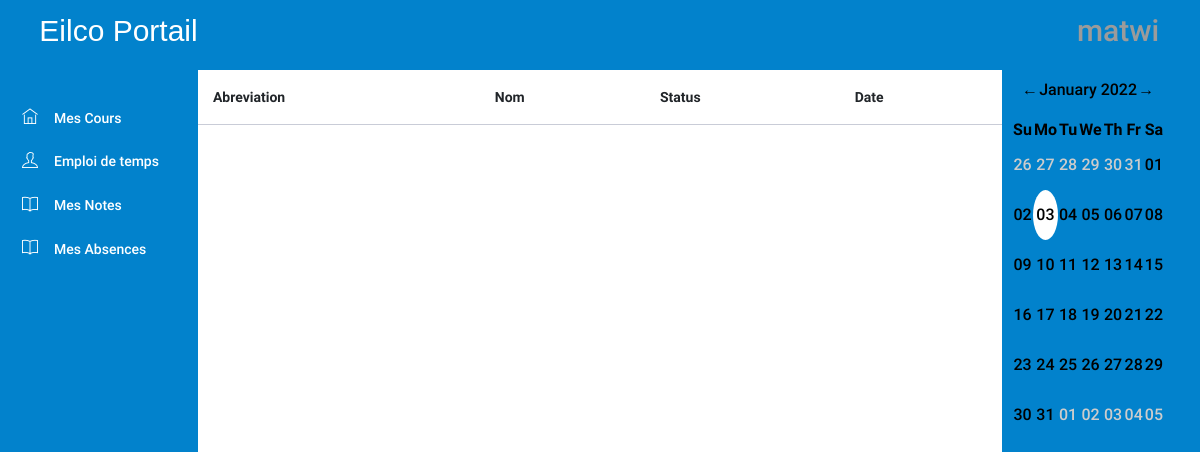
Before: /PL/pages/student/absence.php (signed in) with the older database file.
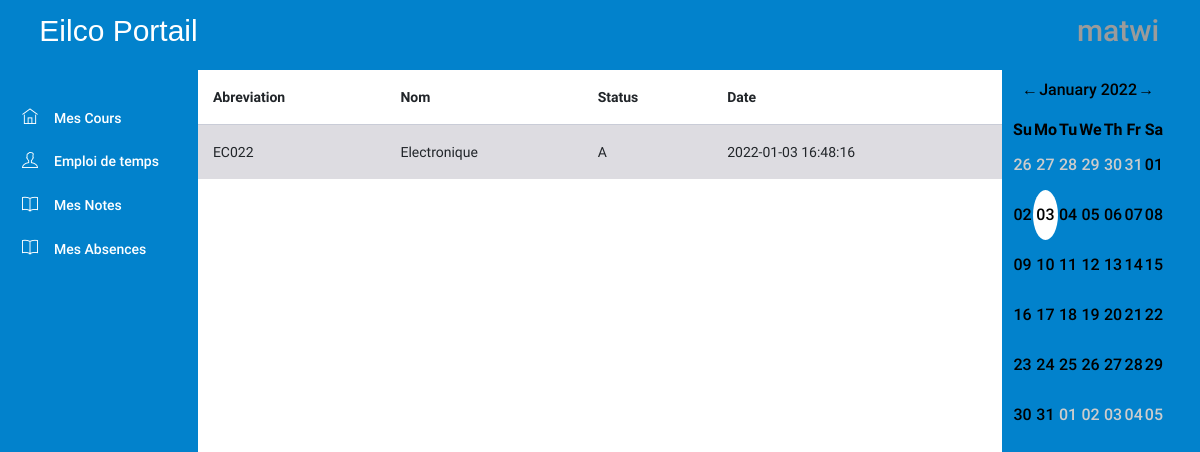
After: the same page with the newer database file.
### tables this page shows
CREATE TABLE `presence` (
  `etudiant_id` int NOT NULL,
  `cours_id` int NOT NULL,
  `status` char(1) NOT NULL,
  `date` datetime NOT NULL DEFAULT CURRENT_TIMESTAMP,
  KEY `etudiant_idx` (`etudiant_id`),
  KEY `cours_idx` (`cours_id`),
  CONSTRAINT `cour_presence` FOREIGN KEY (`cours_id`) REFERENCES `cours` (`idcours`) ON DELETE CASCADE ON UPDATE CASCADE,
  CONSTRAINT `etudiant_presence` FOREIGN KEY (`etudiant_id`) REFERENCES `users` (`iduser`) ON DELETE CASCADE ON UPDATE CASCADE
);

CREATE TABLE `cours` (
  `idcours` int NOT NULL AUTO_INCREMENT,
  `nom` varchar(45) NOT NULL,
  `abreviation` varchar(45) NOT NULL,
  `prof_id` int NOT NULL,
  `credits` int NOT NULL,
  `formation_id` int NOT NULL,
  PRIMARY KEY (`idcours`),
  KEY `prof_idx` (`prof_id`),
  KEY `classe_cour_idx` (`formation_id`),
  CONSTRAINT `formation_cour` FOREIGN KEY (`formation_id`) REFERENCES `formation` (`idformation`) ON DELETE CASCADE ON UPDATE CASCADE,
  CONSTRAINT `prof_cour` FOREIGN KEY (`prof_id`) REFERENCES `users` (`iduser`) ON DELETE CASCADE ON UPDATE CASCADE
);

### DAL/userRepository.php (called while the page is built, shortened)
<?php
require_once(__DIR__ . "/../DTO/presence.php");
function getAttendence($student_id)
{
    $conn = openConnection();
    $presences = null;
    $query = "SELECT * from presence where etudiant_id=?;";
    $stmt = $conn->prepare($query);
    $stmt->bind_param("i", $student_id);
    $stmt->execute();
    $result = $stmt->get_result();
    if (mysqli_num_rows($result) == false) {
        return null;
    }
    $i = 0;
    while ($row = mysqli_fetch_array($result)) {
        $presence = new presence();
        $presence->setCourId($row["cours_id"]);
        $presence->setEtudiantId($row["etudiant_id"]);
        $presence->setStatus($row["status"]);
        $presence->setDate($row["date"]);
        $presences[$i] = $presence;
        $i++;
    }
    return $presences;
}

### BLL/usersManager.php (called while the page is built, shortened)
<?php
require(__DIR__ . "/../DAL/userRepository.php");
function getPresence($student_id)
{
    return getAttendence($student_id);
}

### DAL/coursRepository.php (called while the page is built, shortened)
<?php
require_once(__DIR__ . "/../DTO/cour.php");
function getCoursId($cour_id)
{
    $conn = openConnection();
    $cour = null;
    $query = "select * from cours where idcours=?;";
    $stmt = $conn->prepare($query);
    $stmt->bind_param("i", $cour_id);
    $stmt->execute();
    $result = $stmt->get_result();
    if ($row = mysqli_fetch_array($result)) {
        $cour = new cour();
        $cour->setId($row["idcours"]);
        $cour->setNom($row["nom"]);
        $cour->setAbreviation($row["abreviation"]);
        $cour->setProf_id($row["prof_id"]);
        $cour->setFormation_id($row["formation_id"]);
        $cour->setNb_credits($row["credits"]);
    }
    return $cour;
}

### BLL/coursManager.php (called while the page is built, shortened)
<?php
require(__DIR__."/../DAL/coursRepository.php");
function getCoursbyId($cour_id)
{
    return getCoursId($cour_id);
}
?>

### DTO/cour.php (called while the page is built, shortened)
<?php
class cour{
    private $nom;
    private $abreviation;
    public function getNom() {
        return $this->nom;
    }
    public function setNom($nom) {
        $this->nom = $nom;
    }
    public function getAbreviation() {
        return $this->abreviation;
    }
    public function setAbreviation($abreviation) {
        $this->abreviation = $abreviation;
    }
}
?>

### DTO/presence.php (called while the page is built, shortened)
<?php
class presence
{
    private $status;
    private $date;
    public function getStatus()
    {
        return $this->status;
    }
    public function setStatus($status)
    {
        $this->status = $status;
    }
    public function getDate()
    {
        return $this->date;
    }
    public function setDate($date)
    {
        $this->date = $date;
    }
}

### PL/pages/student/absence.php (the view, shortened to what the changed rows need)
<!DOCTYPE html>
<html lang="en">
<head>
    <link rel="stylesheet" href="../../assets/vendors/ti-icons/css/themify-icons.css">
    <link rel="stylesheet" href="../../styles/admin_page.css">
    <link rel="stylesheet" href="../../styles/rome.css">
</head>
<body>
    <div class="container-scroller">
        <div class="container-fluid page-body-wrapper">
            <div class="main-panel">
                <div class="content-wrapper">
                    <table class="table table-striped">
                        <?php
                        require('../../../BLL/usersManager.php');
                        require('../../../BLL/coursManager.php');
                        $u = unserialize($_SESSION['loggeduser']);
                        $presences = getPresence($u->getId());
                        echo
                        "<thead>" .
                            "<tr>" .
                            "<th>" .
                            "Abreviation" .
                            "</th>" .
                            "<th>" .
                            "Nom" .
                            "</th>" .
                            "<th>" .
                            "Status" .
                            "</th>" .
                            "<th>" .
                            "Date" .
                            "</th>" .
                            "</tr>" .
                            "</thead>";
                        if ($presences != null)
                            for ($i = 0; $i < count($presences); $i++) {
                                echo "<tr>"
                                    . "<td>" . getCoursbyId($presences[$i]->getCourId())->getAbreviation() . "</td>"
                                    . "<td>" . getCoursbyId($presences[$i]->getCourId())->getNom() . "</td>"
                                    . "<td>" . $presences[$i]->getStatus() . "</td>"
                                    . "<td>" . $presences[$i]->getDate() . "</td>"
                                    . "</tr>";
                            }
                        ?>
                    </table>
                </div>
            </div>
        </div>
    </div>
</body>
</html>

Changed rows visible on the page:
added presence: cours.credits "EC022", cours.credits "Electronique", status "A", date "2022-01-03 16:48:16"
